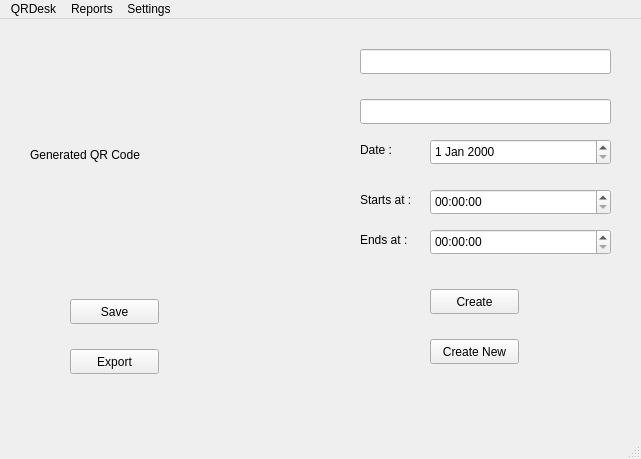
<?xml version="1.0" encoding="UTF-8"?>
<ui version="4.0">
 <class>MainWindow</class>
 <widget class="QMainWindow" name="MainWindow">
  <property name="geometry">
   <rect>
    <x>0</x>
    <y>0</y>
    <width>641</width>
    <height>459</height>
   </rect>
  </property>
  <property name="windowTitle">
   <string>MainWindow</string>
  </property>
  <widget class="QWidget" name="centralwidget">
   <widget class="QLabel" name="qr_code_icon">
    <property name="geometry">
     <rect>
      <x>30</x>
      <y>30</y>
      <width>231</width>
      <height>211</height>
     </rect>
    </property>
    <property name="text">
     <string>Generated QR Code</string>
    </property>
   </widget>
   <widget class="QDateEdit" name="dateEdit_in">
    <property name="geometry">
     <rect>
      <x>430</x>
      <y>120</y>
      <width>181</width>
      <height>26</height>
     </rect>
    </property>
   </widget>
   <widget class="QTimeEdit" name="start_time_in">
    <property name="geometry">
     <rect>
      <x>430</x>
      <y>170</y>
      <width>181</width>
      <height>26</height>
     </rect>
    </property>
   </widget>
   <widget class="QTimeEdit" name="end_time_in">
    <property name="geometry">
     <rect>
      <x>430</x>
      <y>210</y>
      <width>181</width>
      <height>26</height>
     </rect>
    </property>
   </widget>
   <widget class="QLineEdit" name="course_code_in">
    <property name="geometry">
     <rect>
      <x>360</x>
      <y>80</y>
      <width>251</width>
      <height>25</height>
     </rect>
    </property>
    <property name="text">
     <string/>
    </property>
   </widget>
   <widget class="QLineEdit" name="course_name_in">
    <property name="geometry">
     <rect>
      <x>360</x>
      <y>30</y>
      <width>251</width>
      <height>25</height>
     </rect>
    </property>
    <property name="text">
     <string/>
    </property>
   </widget>
   <widget class="QLabel" name="time_start_label">
    <property name="geometry">
     <rect>
      <x>360</x>
      <y>170</y>
      <width>71</width>
      <height>21</height>
     </rect>
    </property>
    <property name="text">
     <string>Starts at :</string>
    </property>
   </widget>
   <widget class="QLabel" name="end_time_label">
    <property name="geometry">
     <rect>
      <x>360</x>
      <y>210</y>
      <width>61</width>
      <height>21</height>
     </rect>
    </property>
    <property name="text">
     <string>Ends at :</string>
    </property>
   </widget>
   <widget class="QLabel" name="date_label">
    <property name="geometry">
     <rect>
      <x>360</x>
      <y>120</y>
      <width>71</width>
      <height>21</height>
     </rect>
    </property>
    <property name="text">
     <string>Date :</string>
    </property>
   </widget>
   <widget class="QPushButton" name="pushButton">
    <property name="geometry">
     <rect>
      <x>70</x>
      <y>280</y>
      <width>89</width>
      <height>25</height>
     </rect>
    </property>
    <property name="text">
     <string>Save</string>
    </property>
   </widget>
   <widget class="QPushButton" name="pushButton_2">
    <property name="geometry">
     <rect>
      <x>70</x>
      <y>330</y>
      <width>89</width>
      <height>25</height>
     </rect>
    </property>
    <property name="text">
     <string>Export</string>
    </property>
   </widget>
   <widget class="QPushButton" name="pushButton_3">
    <property name="geometry">
     <rect>
      <x>430</x>
      <y>320</y>
      <width>89</width>
      <height>25</height>
     </rect>
    </property>
    <property name="text">
     <string>Create New</string>
    </property>
   </widget>
   <widget class="QPushButton" name="pushButton_4">
    <property name="geometry">
     <rect>
      <x>430</x>
      <y>270</y>
      <width>89</width>
      <height>25</height>
     </rect>
    </property>
    <property name="text">
     <string>Create</string>
    </property>
   </widget>
  </widget>
  <widget class="QMenuBar" name="menubar">
   <property name="geometry">
    <rect>
     <x>0</x>
     <y>0</y>
     <width>641</width>
     <height>22</height>
    </rect>
   </property>
   <widget class="QMenu" name="menuQRDesk">
    <property name="title">
     <string>QRDesk</string>
    </property>
    <addaction name="actionCreate_QR_Code"/>
   </widget>
   <widget class="QMenu" name="menuReports">
    <property name="title">
     <string>Reports</string>
    </property>
    <addaction name="actionView_Reports"/>
   </widget>
   <widget class="QMenu" name="menuSettings">
    <property name="title">
     <string>Settings</string>
    </property>
    <addaction name="actionUser_Settings"/>
    <addaction name="actionCheck_for_updates"/>
   </widget>
   <addaction name="menuQRDesk"/>
   <addaction name="menuReports"/>
   <addaction name="menuSettings"/>
  </widget>
  <widget class="QStatusBar" name="statusbar"/>
  <action name="actionCreate_QR_Code">
   <property name="text">
    <string>Create QR Code</string>
   </property>
  </action>
  <action name="actionView_Reports">
   <property name="text">
    <string>View Reports</string>
   </property>
  </action>
  <action name="actionUser_Settings">
   <property name="text">
    <string>User Settings</string>
   </property>
  </action>
  <action name="actionCheck_for_updates">
   <property name="text">
    <string>Check for updates</string>
   </property>
  </action>
 </widget>
 <resources/>
 <connections/>
</ui>
